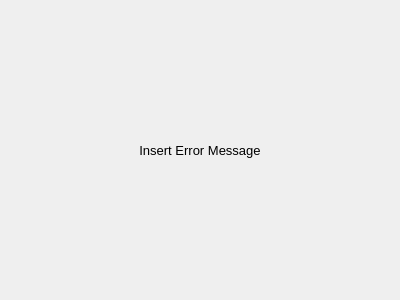
<?xml version="1.0" encoding="UTF-8"?>
<ui version="4.0">
 <class>gui_Alert</class>
 <widget class="QDialog" name="gui_Alert">
  <property name="geometry">
   <rect>
    <x>0</x>
    <y>0</y>
    <width>400</width>
    <height>300</height>
   </rect>
  </property>
  <property name="windowTitle">
   <string>Alert</string>
  </property>
  <layout class="QGridLayout" name="gridLayout">
   <item row="0" column="0">
    <widget class="QLabel" name="label_Message">
     <property name="font">
      <font>
       <pointsize>10</pointsize>
      </font>
     </property>
     <property name="text">
      <string>Insert Error Message</string>
     </property>
     <property name="alignment">
      <set>Qt::AlignCenter</set>
     </property>
    </widget>
   </item>
  </layout>
 </widget>
 <layoutdefault spacing="6" margin="11"/>
 <resources/>
 <connections/>
</ui>
